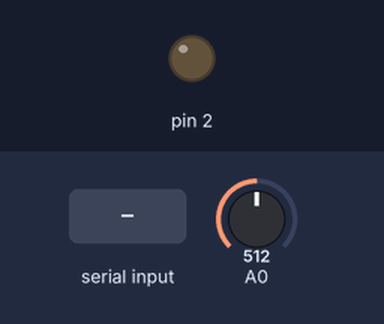
Bench run of a sketch on a simulated Arduino Uno, built with avr-gcc and run on an emulated ATmega328P. Parts: output pins drawn as LEDs (lit = HIGH). The inputs (shaded band) are chosen by the test bench; at power-on: A0 = 512.

Above: at 1.2 s.
1.3 s: "P90\n" received over Serial
At 2.7 s:
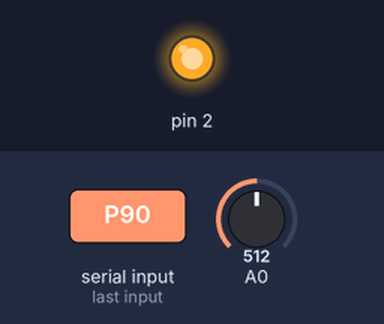
4.3 s: "P,45\n" received over Serial
At 5.0 s:
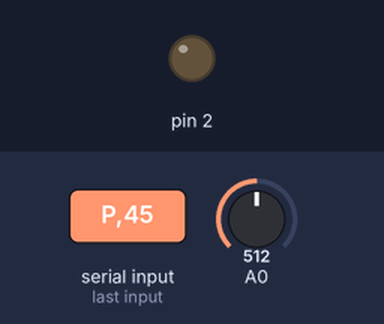
Timing chart, 0 to 7.3 s (numbered marks = the images above; inputs shaded):
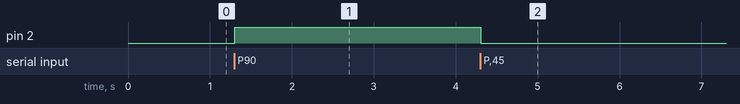

The sketch:

03_Serial_Send_Receive.ino
```cpp
void setup() {
  Serial.begin(9600);
  pinMode(2, OUTPUT);
}

void loop() {
  int a0Val = analogRead(A0);

  if (Serial.available() > 0) {
    int byteIn = Serial.read();
    if (byteIn == 'G') {
      Serial.flush();
      Serial.println(a0Val);
    } else if (byteIn == 'P') {
      String inString = Serial.readStringUntil('\n');
      inString.trim();

      int intVal = inString.toInt();
      digitalWrite(2, intVal);
    }
  }
}
```

Measured:
- after the input at 1.3 s, pin 2: LOW → HIGH at once
- after the input at 4.3 s, pin 2: HIGH → LOW at once
